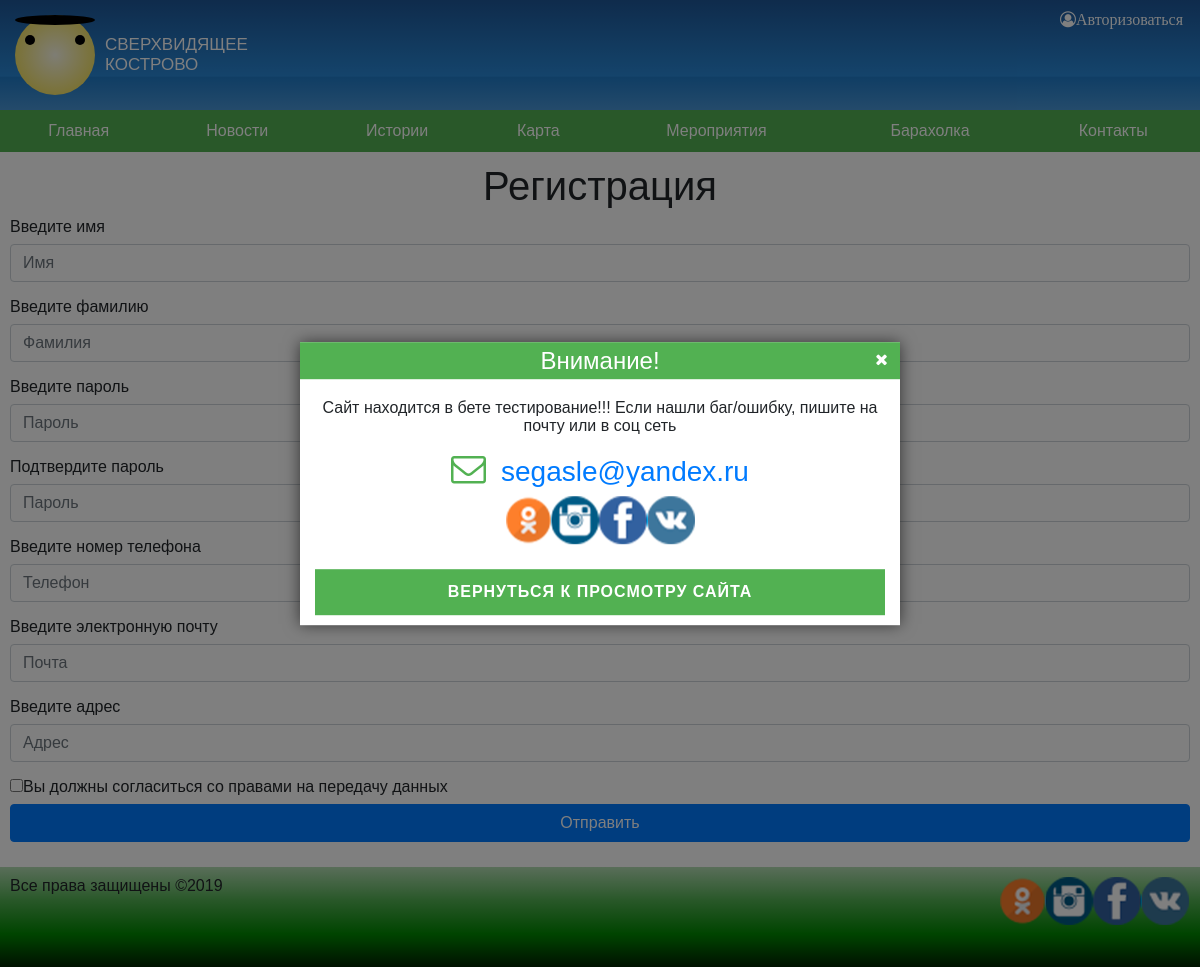
Page /?page=reg on the committed database.
### tables this page shows
CREATE TABLE `social_network` (
  `id` int(11) NOT NULL,
  `url` text NOT NULL,
  `class` varchar(255) NOT NULL
);

CREATE TABLE `menu` (
  `id` int(11) NOT NULL,
  `url` varchar(255) NOT NULL DEFAULT '?page=',
  `title` text NOT NULL,
  `parent` int(11) NOT NULL DEFAULT '0'
);

CREATE TABLE `input_reg` (
  `id` int(11) NOT NULL,
  `placeholder` varchar(255) NOT NULL,
  `type` varchar(255) NOT NULL,
  `for` varchar(255) NOT NULL,
  `text` text NOT NULL,
  `name` varchar(255) NOT NULL
);

### index.php (called while the page is built, shortened)
<?php
require 'functions/bd.php';
require 'functions/function.php';
require 'functions/info.php';
connections();

### functions/info.php (called while the page is built)
<?php
$email = 'segasle@yandex.ru';

### functions/function.php (the view, shortened to what this page needs)
<?php
function connections()
{
    $file = '';
    if (empty($_GET['page'])) {
        $file = 'main';
    } else {
        $file = $_GET['page'];
    }
    include 'tempate/header.php';
    if (file_exists('imip/' . $file . '.php')) {
        include 'imip/' . $file . '.php';
    } else {
        include 'users/' . $file . '.php';
    }
    include 'tempate/footer.php';
}
function do_query($query)
{
    global $mysqli;
    $result = mysqli_query($mysqli, $query);
    return $result;
}
function get_menu()
{
    $sql = do_query('SELECT * FROM `menu` WHERE `parent` = "0" ORDER BY menu.id');
    $output = "<ul>";
    foreach ($sql as $r) {
        $output .= "<li><a href='" . $r['url'] . "'>" . $r['title'] . "</a></li>";
    }
    $output .= "</ul>";
    echo $output;
    return;
}
function input_reg()
{
    $sql = do_query('SELECT * FROM `input_reg` ORDER BY input_reg.id');
    $output = "<form method='post' action=''>";
    foreach ($sql as $r) {
        $name = $r['name'];
        $output .= "<div class='form-group'><label for='" . $r['for'] . "'>" . $r['text'] . "</label><input class='form-control' type='" . $r['type'] . "' name='" . $r['name'] . "' placeholder='" . $r['placeholder'] . "' id='" . $r['for'] . "' value='" . @$_POST[$name] . "'></div>";
    }
    $output .= "<div class=\"checkbox\">
    <label>
      <input type=\"checkbox\" name='checkbox' >Вы должны согласиться со правами на передачу данных
    </label>
  </div> <button type=\"submit\" class=\"btn btn-default btn-primary\" name='submit'>Отправить</button></form>";
    echo $output;
    return;
}
function get_soclal()
{
    $out = '<div class="block_img">';
    $sql = do_query('SELECT * FROM `social_network`');
    foreach ($sql as $item) {
        $out .= '<a href="' . $item['url'] . '" class="' . $item['class'] . ' img_icons" target="_blank"></a>';
    }
    $out .= '</div>';
    echo $out;
    return;
}
function auto_users()
{
    if (isset($_SESSION['id']) or isset($_SESSION['token'])) {
        echo '<button class="btn btn-primary modal-open float-left">Привет, ' . $_SESSION['name'] . '!</button><form method="post" class="float-left"><button type="submit" class="btn btn-primary modal-open" name="input">Выйти</button></form>';
        if (isset($_POST['input'])) {
            unset($_SESSION['id']);
            unset($_SESSION['token']);
            header('location: ?page=main');
        }
    } else {
        echo ' <button type="button" class="btn btn-primary modal-open" data-toggle="modal"
                                    data-target="#exampleModal">
                                <span class="fa fa-user-circle-o fa-1x">Авторизоваться</span>
                            </button>';
    }
    return;
}
        ?>

### tempate/header.php (shortened to what this page needs)
<!doctype html>
<html lang="ru">
<head>
    <link rel="stylesheet" href="https://stackpath.bootstrapcdn.com/bootstrap/4.2.1/css/bootstrap.min.css"
>
    <link rel="stylesheet" href="css/style.css?t=<?php echo(microtime(true) . rand()); ?>">
    <link rel="stylesheet" href="font-icons/css/font-awesome.css">
</head>
<body>
<?php
global $email;
if (empty($_COOKIE['ap'])) { ?>
    <div id="appomed-pop-main">
        <div id="appomed-pop-caption">
            <div id="appomed-pop-h4">Внимание!</div>
            <div id="appomed-pop-close"></div>
        </div>
        <div id="appomed-pop-main-2">
            <p class="text-center">Сайт находится в бете тестирование!!! Если нашли баг/ошибку, пишите на почту или в соц сеть</p>
            <p class="text-center h3"><i class="fa fa-envelope-o"></i><a href="mailto:<?php echo $email;?>"><?php echo $email;?></a></p>
            <div class="block_icon block-center">
                <?php get_soclal(); ?>
            </div>
            <div id="appomed-pop-but">Вернуться к просмотру сайта</div>
        </div>
    </div>
<?php } ?>
<div class="container-fluid">
    <header>
        <div class="header">
            <div class="row">
                <div class="col-12">
                    <div class="logo">
                        <div class="sun move">
                            <div class="roth"></div>
                        </div>
                        <div class="slang"><p>сверхвидящее</p>
                            <p>кострово</p></div>
                    </div>
                    <div class="row">
                        <div class="col-12 no-col">
                            <div class="float-right">
                                <?php
                                auto_users();
                                ?>
                            </div>
                        </div>
                        <div class="col-12 menu-header">
                            <div class="menu">
                                <?php
                                if (isset($_SESSION['id']) or isset($_SESSION['token'])) {
                                    echo '<div class="nav">';
                                    echo '<nav class=\'float-left\'>';
                                    get_users_menu();
                                    echo '</nav>';
                                    echo '<nav class=\'float-left\'>';
                                    get_menu();
                                    echo '</nav>';
                                    echo '</div>';
                                } else {
                                    echo '<nav class="nav-one">';
                                    get_menu();
                                    echo '</nav>';
                                }
                                ?>
                            </div>
                        </div>
                    </div>
                </div>
            </div>
        </div>
    </header>
    <div class="contain">

### imip/reg.php (shortened to what this page needs)
<h1 class="text-center">Регистрация</h1>
<?php
input_reg();

### tempate/footer.php (shortened to what this page needs)
</div>
<footer>
    <div class="footer">
        <div class="row">
            <div class="col-lg-6 col-xs-12">
                <p>Все права защищены &copy;<?php echo date('Y'); ?></p>
            </div>
            <div class="col-lg-6 col-xs-12">
                <div class="block_icon float-right">
                    <?php get_soclal(); ?>
                </div>
            </div>
        </div>
    </div>
</footer>
</div>
</body>
</html>

### rows in the picture
menu: title "Главная"
menu: title "Новости"
menu: title "Истории"
menu: title "Карта"
menu: title "Мероприятия"
menu: title "Барахолка"
menu: title "Контакты"
input_reg: text "Введите имя", name "Имя"
input_reg: text "Введите фамилию"
input_reg: text "Введите пароль"
input_reg: text "Подтвердите пароль"
input_reg: text "Введите номер телефона"
input_reg: text "Введите электронную почту", email "Почта"
input_reg: text "Введите адрес", address "Адрес"

### other values in the picture
$email "segasle@yandex.ru"
